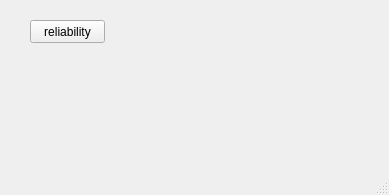
<?xml version="1.0" encoding="UTF-8"?>
<ui version="4.0">
 <class>MainWindow</class>
 <widget class="QMainWindow" name="MainWindow">
  <property name="geometry">
   <rect>
    <x>0</x>
    <y>0</y>
    <width>389</width>
    <height>195</height>
   </rect>
  </property>
  <property name="windowTitle">
   <string>MainWindow</string>
  </property>
  <widget class="QWidget" name="centralwidget">
   <widget class="QPushButton" name="pb_reliability">
    <property name="geometry">
     <rect>
      <x>30</x>
      <y>20</y>
      <width>75</width>
      <height>23</height>
     </rect>
    </property>
    <property name="text">
     <string>reliability</string>
    </property>
   </widget>
  </widget>
  <widget class="QMenuBar" name="menubar">
   <property name="geometry">
    <rect>
     <x>0</x>
     <y>0</y>
     <width>389</width>
     <height>21</height>
    </rect>
   </property>
  </widget>
  <widget class="QStatusBar" name="statusbar"/>
 </widget>
 <resources/>
 <connections/>
</ui>
